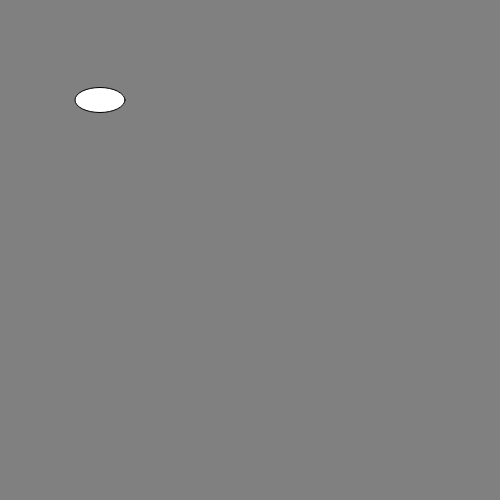
Frame 1 (no input)
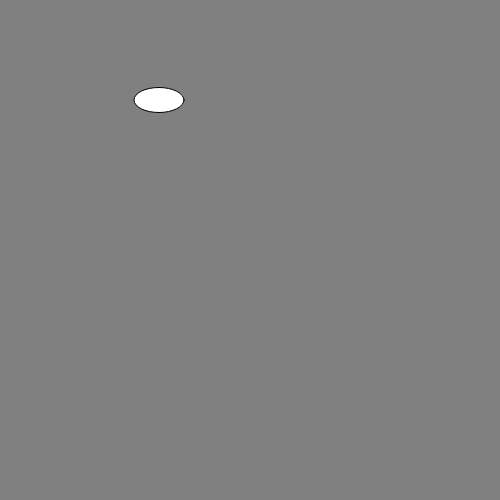
Frame 60 (no input)
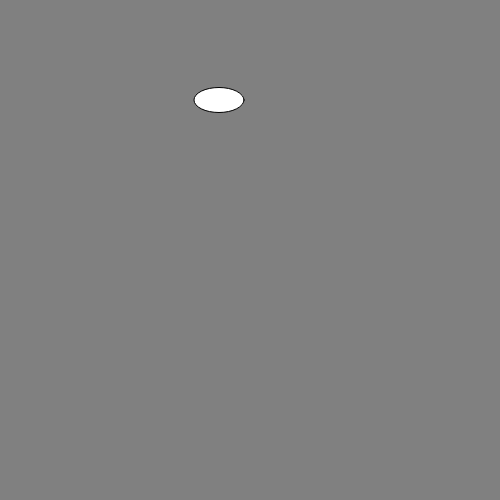
Frame 120 (the mouse pressed at the canvas centre since frame 60)

The p5.js sketch that drew these frames (run headless with seeded random() and noise() and a simulated clock; from frame 60 on, the mouse is pressed at the canvas centre):

// p5.js sketch
// ── sketch.js
let myCar1;
let vel = 1 ; 

function setup() {
  createCanvas(500, 500);
  myCar1 = new Cloud();
}

function draw() {
  background('grey');
  myCar1.display();
  myCar1.update();
}


class Cloud {

  constructor() {
    // attributes
    this.x = 100;

  }

  // methods

  display() {
    ellipse(this.x, 100, 50, 25);
  }

  update() {
    this.x = this.x + vel;
    if (this.x > width) this.x = 0 ;
  }

}
